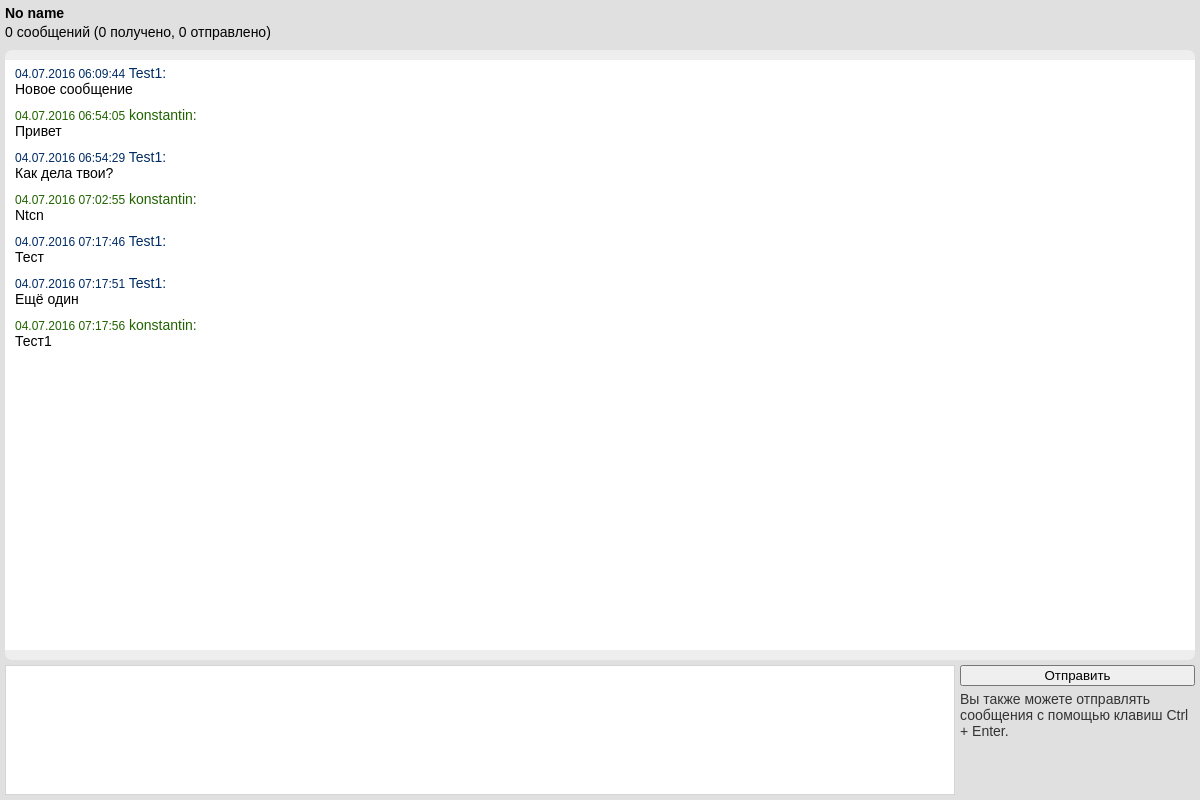
Before: /dialogs/chat/2/ (signed in) with the older database file.
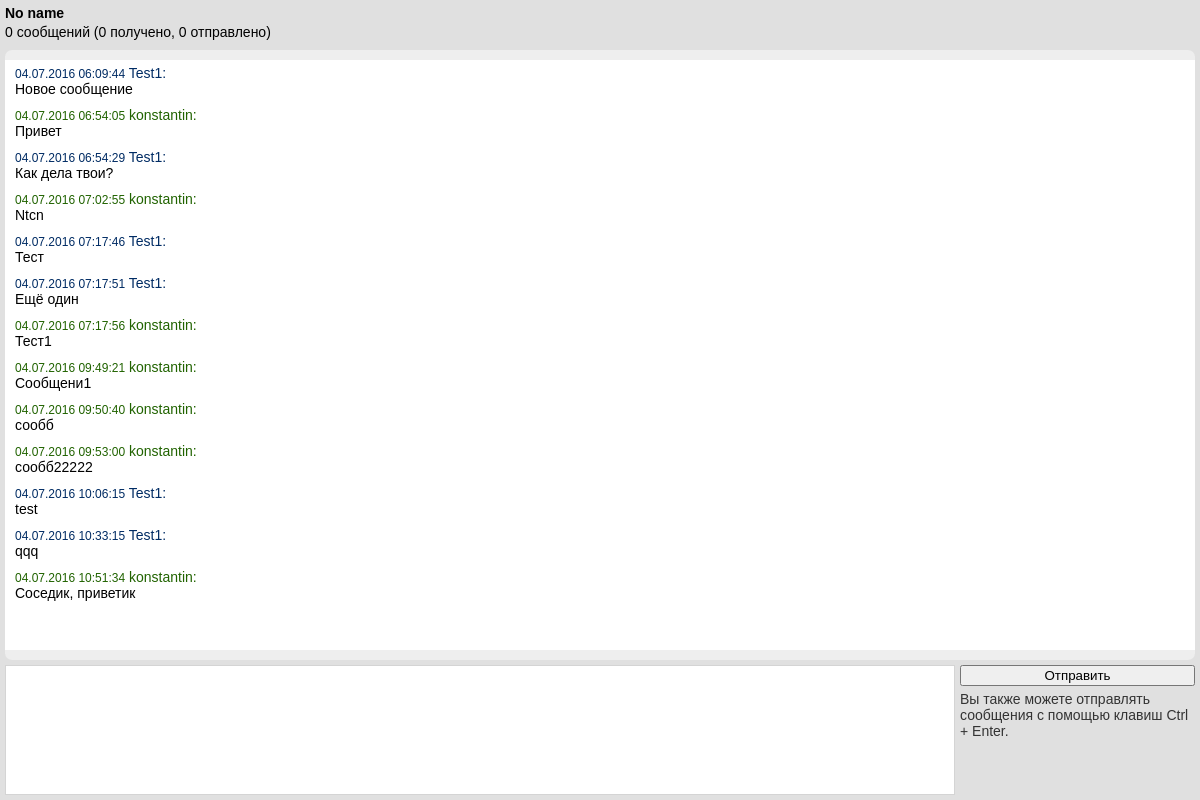
After: the same page with the newer database file.
### dialogs/models.py (models this page shows, shortened)
class Thread(models.Model):
    name = models.TextField(blank=True)
    participants = models.ManyToManyField(User)
    last_message = models.DateTimeField(null=True, blank=True, db_index=True)
    def get_name_for_current_user(self, user):
        if self.name:
            return self.name
        participant_list = self.get_participants_list_usernames()
        participant_list.remove(user.username)
        return ", ".join(participant_list)

class Message(models.Model):
    text = models.TextField()
    sender = models.ForeignKey(User)
    thread = models.ForeignKey(Thread)
    datetime = models.DateTimeField(auto_now_add=True, db_index=True)
    has_read = models.BooleanField(default=False)

### dialogs/views.py (the view)
# urls.py: url(r'^chat/(?P<thread_id>\d+)/$', views.chat_view, name='chat'),
@login_required
def chat_view(request, thread_id):
    thread = get_object_or_404(
        Thread,
        id=thread_id,
        participants__id=request.user.id
    )
    messages_info = get_messages_info(request.user.id, thread_id)
    messages = thread.message_set.order_by("-datetime")[:30]
    tz = request.COOKIES.get("timezone")
    if tz:
        pass
    return render(request, 'chat.html', {
        "thread": thread,
        "thread_messages": messages,
        "messages_total": messages_info['total'],
        "messages_sent": messages_info['sent'],
        "messages_received": messages_info['received'],
    })

### dialogs/templatetags/dialog_name.py (called while the page is built)
@register.simple_tag(takes_context=True)
def dialog_name(context, thread):
    return thread.get_name_for_current_user(context['user'])

### dialogs/templatetags/pluralize.py (called while the page is built)
@register.filter
def rupluralize(value, arg):
    args = arg.split(",")
    try:
        number = abs(int(value))
    except TypeError:
        number = 0
    a = number % 10
    b = number % 100
    if (a == 1) and (b != 11):
        return args[0]
    elif (a >= 2) and (a <= 4) and ((b < 10) or (b >= 20)):
        return args[1]
    else:
        return args[2]

### dialogs/utils.py (called while the page is built)
def get_messages_info(user_id, thread_id):
    user_id = str(user_id)
    thread_id = str(thread_id)
    ret = {}
    r = redis.StrictRedis()
    ret['total'] = r.hget(
        "thread_{}_messages".format(thread_id),
        "total_messages"
    )
    ret['sent'] = r.hget(
        "thread_{}_messages".format(thread_id),
        "from_{}".format(user_id)
    )
    if ret['total']:
        ret['total'] = int(ret['total'])
    else:
        ret['total'] = 0
    if ret['sent']:
        ret['sent'] = int(ret['sent'])
    else:
        ret['sent'] = 0
    ret['received'] = ret['total'] - ret['sent']
    return ret

### dialogs/templates/chat.html (shortened to what this page needs)
{% extends "base.html" %}
{% load dialog_name %}
{% block content %}
{% load pluralize %}
<div class="chat">
  <div class="dialog-name">
    <p class="name">{% dialog_name thread %}</p>
    <p class="messages"><span class="total">{{ messages_total }}</span> {{ messages_total|rupluralize:"сообщение,сообщения,сообщений" }} (<span class="received">{{ messages_received }}</span> получено, <span class="sent">{{ messages_sent }}</span> отправлено)</p>
  </div>
  <div class="conversation">
    <div class="mess-old">
      {% for message in thread_messages reversed %}
        <div class="message">
          <div class="author {% if message.sender == user %}we{% else %}partner{% endif %}">
            <span class="datetime">{{ message.datetime|date:"d.m.Y H:i:s" }}</span> {{ message.sender }}:
          </div>
          <p class="message">{{ message.text|linebreaksbr }}</p>
        </div>
      {% endfor %}
    </div>
  </div>
  <form class="message_form">
    <div class="compose">
      <textarea rows="1" cols="30" id="message_textarea"></textarea>
    </div>
    <div class="send">
      <button class="btn" type="button">Отправить</button>
      <p>Вы также можете отправлять сообщения с помощью клавиш Ctrl + Enter.</p>
    </div>
  </form>
</div>
{% endblock content %}

### dialogs/templates/base.html (shortened to what this page needs)
<!DOCTYPE html>
{% load staticfiles %}
<html>
  <head>
    <link rel="stylesheet" type="text/css" href="{% static 'dialogs/privatemessages.css' %}">
  </head>
  <body>
    {% block content %}{% endblock content %}
  </body>
</html>

### dialogs/static/dialogs/privatemessages.css (style rules this page uses)
html, body { height: 100%; margin: 0; }
body { font-family: Geneva, Arial, Helvetica, sans-serif; font-size: 14px; color: #000; background: #fff; }
textarea, form p input { border: 1px #d4d4d4 solid; }
div.chat { height: 100%; min-height: 400px; min-width: 600px; position: relative; background-color: #e0e0e0; }
div.chat div.dialog-name { height: 50px; padding: 5px; }
div.chat div.dialog-name p { margin: 0; }
div.chat div.dialog-name p.name { font-weight: bold; margin-bottom: 3px; }
div.chat div.conversation { position: absolute; top: 50px; left: 5px; right: 5px; bottom: 140px; overflow: auto; padding: 0 5px; border-style: solid; border-color: #eee; border-width: 10px 0; background-color: #fff; -webkit-border-radius: 7px; -moz-border-radius: 7px; border-radius: 7px; }
div.chat div.conversation div.message { padding: 5px; }
div.chat div.conversation div.message p, div { margin: 0; }
div.chat div.conversation div.message div.author.partner { color: #002c64; }
div.chat div.conversation div.message div.author.we { color: #216300; }
div.chat div.conversation div.message div.author span.datetime { font-size: 12px; }
div.chat form.message_form { position: absolute; margin: 0; left: 0; right: 0; bottom: 5px; height: 130px; }
div.chat form.message_form div.compose { float: left; height: 100%; width: 80%; padding: 0 5px; -webkit-box-sizing: border-box; -moz-box-sizing: border-box; box-sizing: border-box; }
div.chat form.message_form div.compose textarea { width: 100%; height: 100%; margin: 0; -webkit-box-sizing: border-box; -moz-box-sizing: border-box; box-sizing: border-box; resize: none; }
div.chat form.message_form div.send { float: left; height: 100%; width: 20%; min-width: 100px; padding-right: 5px; -webkit-box-sizing: border-box; -moz-box-sizing: border-box; box-sizing: border-box; }
div.chat form.message_form div.send p { margin-top: 5px; color: #333; }
div.chat form.message_form div.send button { width: 100%; -webkit-box-sizing: border-box; -moz-box-sizing: border-box; box-sizing: border-box; }

Changed rows visible on the page:
added Message: datetime "04.07.2016 09:49:21", sender "konstantin", text "Сообщени1"
added Message: datetime "04.07.2016 09:50:40", sender "konstantin", text "сообб"
added Message: datetime "04.07.2016 09:53:00", sender "konstantin", text "сообб22222"
added Message: datetime "04.07.2016 10:06:15", sender "Test1", text "test"
added Message: datetime "04.07.2016 10:33:15", sender "Test1", text "qqq"
added Message: datetime "04.07.2016 10:51:34", sender "konstantin", text "Соседик, приветик"
